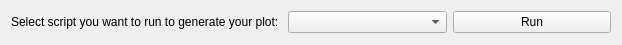
<?xml version="1.0" encoding="UTF-8"?>
<ui version="4.0">
 <class>SrGuiDynamicPlotToolWidget</class>
 <widget class="QWidget" name="SrGuiDynamicPlotToolWidget">
  <property name="geometry">
   <rect>
    <x>0</x>
    <y>0</y>
    <width>622</width>
    <height>45</height>
   </rect>
  </property>
  <property name="mouseTracking">
   <bool>false</bool>
  </property>
  <property name="windowTitle">
   <string>Dynamic Plot Tool</string>
  </property>
  <layout class="QGridLayout" name="gridLayout_2">
   <item row="0" column="0">
    <widget class="QLabel" name="text">
      <property name="text">
       <string>Select script you want to run to generate your plot: </string>
      </property>
    </widget>
   </item>
   <item row="0" column="1">
    <widget class="QComboBox" name="select_script"/>
   </item>
   <item row="0" column="2">
    <widget class="QPushButton" name="button_run">
     <property name="text">
      <string>Run</string>
     </property>
    </widget>
   </item>
  </layout>
 </widget>
 <resources/>
 <connections/>
</ui>
